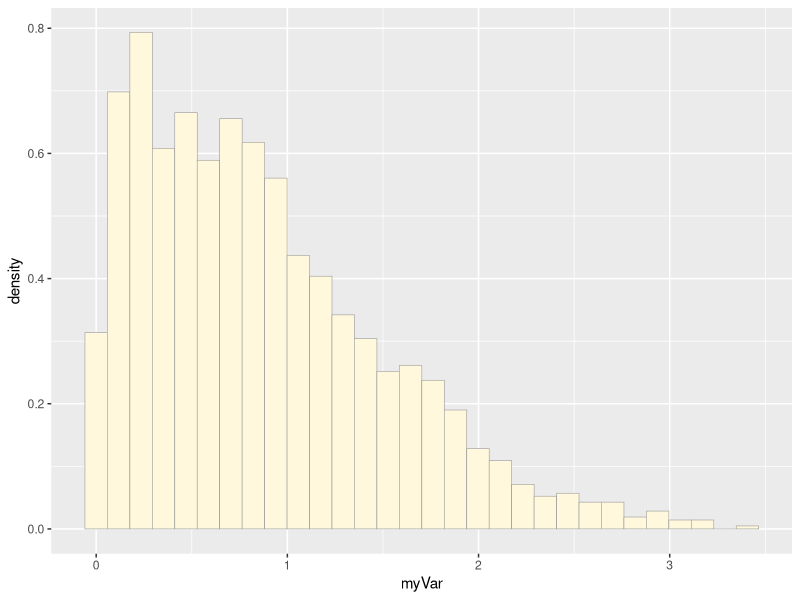
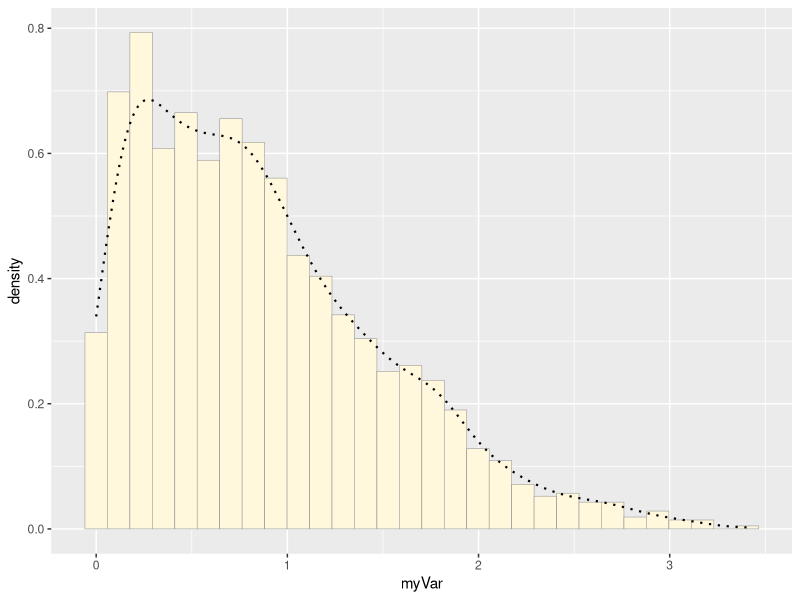
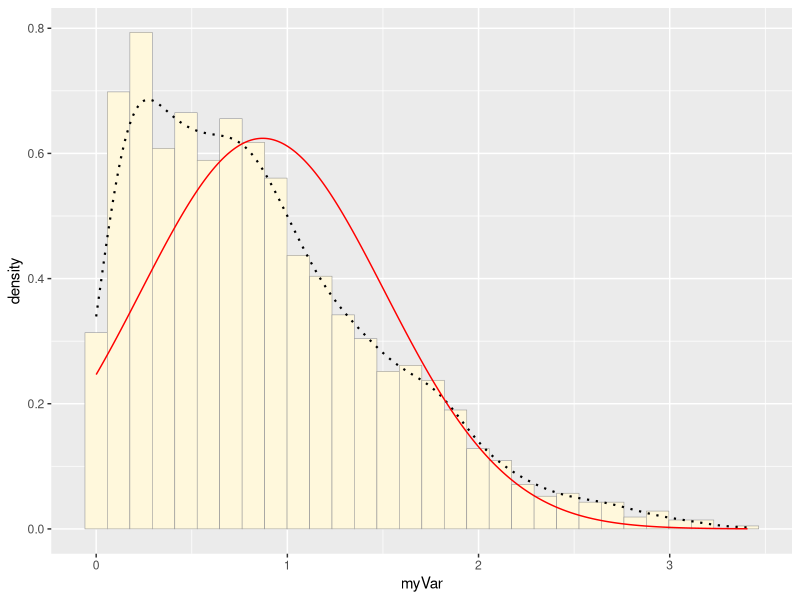
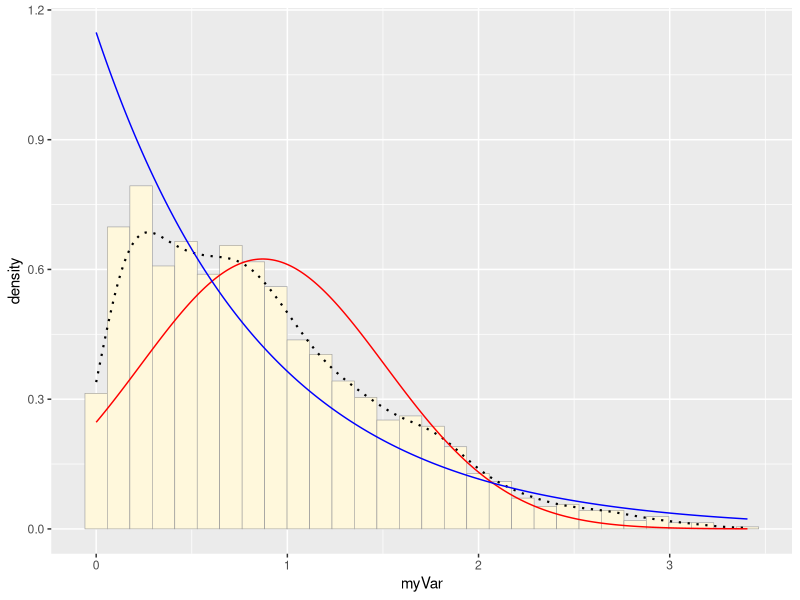
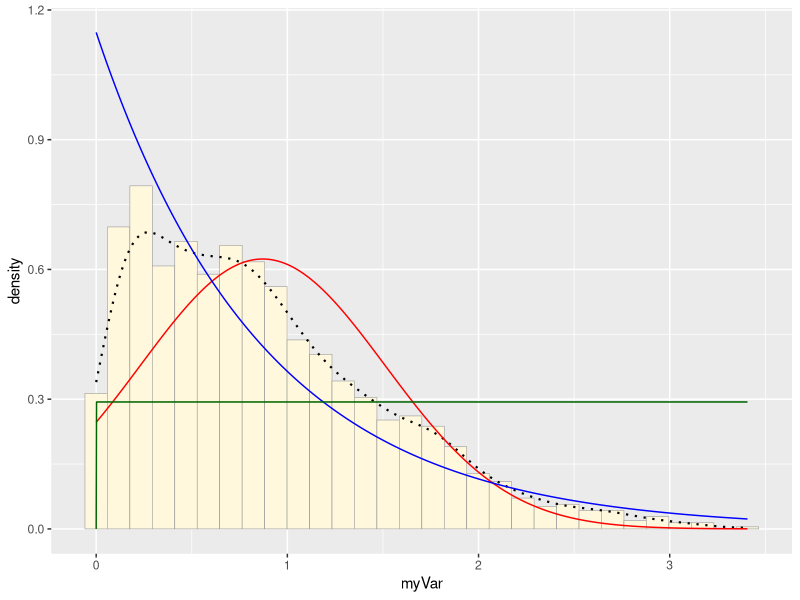
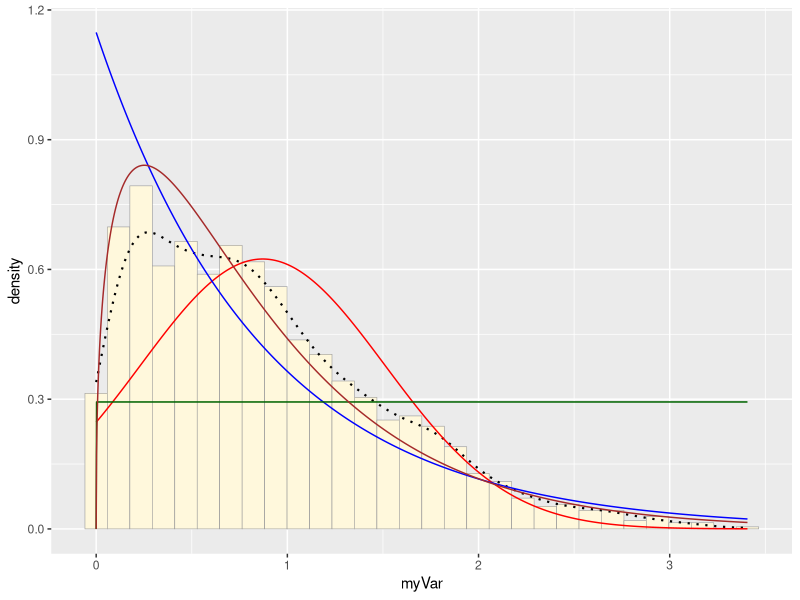
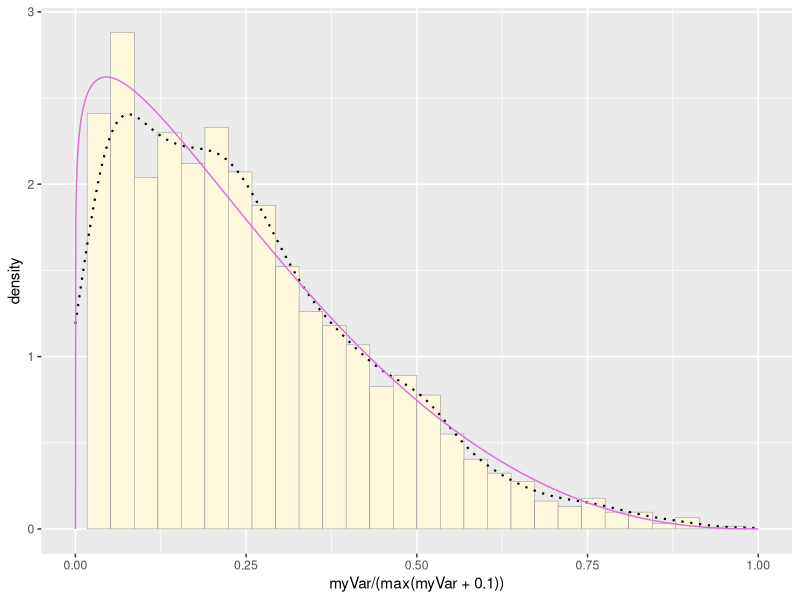
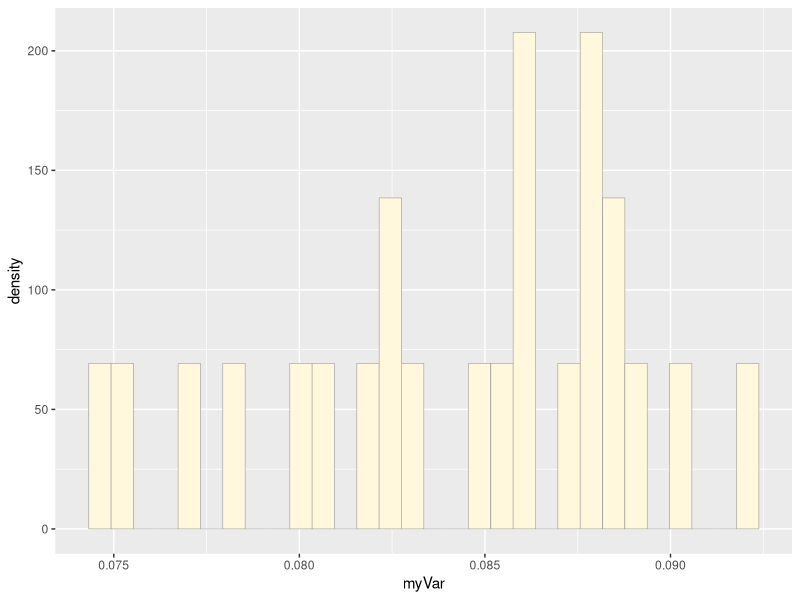

Here is the R script that generated these plots, in order:
## ---- chunk 1
library(ggplot2) # for graphics
library(MASS) # for maximum likelihood estimation
## ---- chunk 2
# quick and dirty, a truncated normal distribution to work on the solution set

z <- rnorm(n=3000,mean=0.2)
z <- data.frame(1:3000,z)
names(z) <- list("ID","myVar")
z <- z[z$myVar>0,]
str(z)
summary(z$myVar)

## ---- chunk 3
p1 <- ggplot(data=z, aes(x=myVar, y=..density..)) +
  geom_histogram(color="grey60",fill="cornsilk",size=0.2) 
# ggplot has more graphics than qplot (used in lecture), plotting x as myVar data and y is rescaled as density, so the area under the histogram = 1
print(p1)
## ---- chunk 4
# curve that is fitted to the histogram to smooth out the shape of the graph, does not assume any distribution
p1 <-  p1 +  geom_density(linetype="dotted",size=0.75)
print(p1)
## ---- chunk 5
# fit a normal distribution to the data, and estimate the parameters mean and variance
normPars <- fitdistr(z$myVar,"normal")
print(normPars)
str(normPars)
normPars$estimate["mean"] # note structure of getting a named attribute
## ---- chunk 6
meanML <- normPars$estimate["mean"] # creating a variable for the parameter estimate of "mean" from our data from above
sdML <- normPars$estimate["sd"] # creating a variable from the "normPars" estimate for standard deviation from above

xval <- seq(0,max(z$myVar),len=length(z$myVar)) # creating an x variable to use in "stat_function" for our data from "myVar"

# stat_function superimposes a function on top of an existing plot
 stat <- stat_function(aes(x = xval, y = ..y..), fun = dnorm, colour="red", n = length(z$myVar), args = list(mean = meanML, sd = sdML)) # aes = map plot or plot to fit the new curve to; fun = function used to create the new curve, in this case, we are using the normal distribution "dnorm"; set color of the curve with colour; n = number of points; args =  additional arguments the curve must follow, here we want the mean and sd of our normal distribution estimate from our data found above
 p1 + stat # adding our new normal distribution line to our "p1" plot of the histogram of our data. 
 # this has used the normal distribution estimates of mean and standard deviation from our data to create a normal distribution curve. 
 
 # note: the normal distribution doesnt fit our data too well - there is a biased mean here
## ---- chunk 7
expoPars <- fitdistr(z$myVar,"exponential") # estimating exponential probability parameters
rateML <- expoPars$estimate["rate"] # pulling out the parameter "rate"

stat2 <- stat_function(aes(x = xval, y = ..y..), fun = dexp, colour="blue", n = length(z$myVar), args = list(rate=rateML)) 
# "dexp" is the function for exponential distribution; constraining our "dexp" curve to the rate estimate found above
 p1 + stat + stat2
 # exponential probability doesnt fit too well either
## ---- chunk 8
# here we dont need to use fitdistr, because the parameters are just the min and max values of the data
stat3 <- stat_function(aes(x = xval, y = ..y..), fun = dunif, colour="darkgreen", n = length(z$myVar), args = list(min=min(z$myVar), max=max(z$myVar)))
 p1 + stat + stat2 + stat3
## ---- chunk 9
gammaPars <- fitdistr(z$myVar,"gamma")
shapeML <- gammaPars$estimate["shape"]
rateML <- gammaPars$estimate["rate"]

stat4 <- stat_function(aes(x = xval, y = ..y..), fun = dgamma, colour="brown", n = length(z$myVar), args = list(shape=shapeML, rate=rateML))
 p1 + stat + stat2 + stat3 + stat4
## ---- chunk 10
# this one has to be shown in its own plot because the original data needs to be rescaled between 0 and 1
pSpecial <- ggplot(data=z, aes(x=myVar/(max(myVar + 0.1)), y=..density..)) +
  geom_histogram(color="grey60",fill="cornsilk",size=0.2) + 
  xlim(c(0,1)) +
  geom_density(size=0.75,linetype="dotted")

betaPars <- fitdistr(x=z$myVar/max(z$myVar + 0.1),start=list(shape1=1,shape2=2),"beta")
shape1ML <- betaPars$estimate["shape1"]
shape2ML <- betaPars$estimate["shape2"]

statSpecial <- stat_function(aes(x = xval, y = ..y..), fun = dbeta, colour="orchid", n = length(z$myVar), args = list(shape1=shape1ML,shape2=shape2ML))
pSpecial + statSpecial
## ---- chunk 11
z <- read.table("SampleData_eyediam.bodylength_WT.csv",header=TRUE,sep=",", stringsAsFactors=FALSE)
str(z)
summary(z)
names(z)[3] <- "myVar" # naming my variable 3 "myVar" to use the code...
names(z)
## ---- chunk 12
p1 <- ggplot(data=z, aes(x=myVar, y=..density..)) +
  geom_histogram(color="grey60",fill="cornsilk",size=0.2) 
print(p1)
## ---- chunk 13
p1 <-  p1 +  geom_density(linetype="dotted",size=0.75)
print(p1)
## ---- chunk 14
normPars <- fitdistr(z$myVar,"normal")
print(normPars)
str(normPars)
normPars$estimate["mean"] # note structure of getting a named attribute
## ---- chunk 15
meanML <- normPars$estimate["mean"]
sdML <- normPars$estimate["sd"]

xval <- seq(0,max(z$myVar),len=length(z$myVar))

 stat <- stat_function(aes(x = xval, y = ..y..), fun = dnorm, colour="red", n = length(z$myVar), args = list(mean = meanML, sd = sdML))
 p1 + stat
## ---- chunk 16
expoPars <- fitdistr(z$myVar,"exponential")
rateML <- expoPars$estimate["rate"]

stat2 <- stat_function(aes(x = xval, y = ..y..), fun = dexp, colour="blue", n = length(z$myVar), args = list(rate=rateML))
 p1 + stat + stat2
## ---- chunk 17
stat3 <- stat_function(aes(x = xval, y = ..y..), fun = dunif, colour="darkgreen", n = length(z$myVar), args = list(min=min(z$myVar), max=max(z$myVar)))
 p1 + stat + stat2 + stat3
## ---- chunk 18
gammaPars <- fitdistr(z$myVar,"gamma")
shapeML <- gammaPars$estimate["shape"]
rateML <- gammaPars$estimate["rate"]

stat4 <- stat_function(aes(x = xval, y = ..y..), fun = dgamma, colour="brown", n = length(z$myVar), args = list(shape=shapeML, rate=rateML))
 p1 + stat + stat2 + stat3 + stat4
## ---- chunk 19
z1 <- rnorm(n=24,mean=meanML,sd=sdML) 
z1 <- data.frame(1:24, z1)
names(z1) <- list("ID1","myVar1")
str(z1)
summary(z1)
## ---- chunk 20
p2 <- ggplot(data=z1, aes(x=myVar1, y=..density..)) +
  geom_histogram(color="grey60",fill="cornsilk",size=0.2) 
print(p2)
## ---- chunk 21
xval1 <- seq(0,max(z1$myVar1),len=length(z1$myVar1))

 stat1 <- stat_function(aes(x = xval1, y = ..y..), fun = dnorm, colour="red", n = length(z$myVar), args = list(mean = meanML, sd = sdML))
 p2 + stat1
## ---- chunk 22
# generating the histogram plot of my data
p1 <- ggplot(data=z, aes(x=myVar, y=..density..)) +
  geom_histogram(color="grey60",fill="cornsilk",size=0.2)  

# generating the normal probability distribution curve and adding it to the histogram...
meanML <- normPars$estimate["mean"]
sdML <- normPars$estimate["sd"]

xval <- seq(0,max(z$myVar),len=length(z$myVar))

 stat <- stat_function(aes(x = xval, y = ..y..), fun = dnorm, colour="red", n = length(z$myVar), args = list(mean = meanML, sd = sdML))
 p1 + stat
